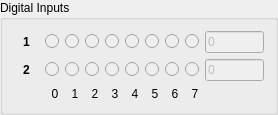
    <widget class="QGroupBox" name="diGroupBox">
     <property name="title">
      <string>Digital Inputs</string>
     </property>
     <layout class="QGridLayout" name="gridLayout_5">
      <item row="0" column="0">
       <widget class="QLabel" name="dicLabel_0">
        <property name="minimumSize">
         <size>
          <width>25</width>
          <height>0</height>
         </size>
        </property>
        <property name="font">
         <font>
          <weight>75</weight>
          <bold>true</bold>
         </font>
        </property>
        <property name="text">
         <string notr="true">1</string>
        </property>
        <property name="alignment">
         <set>Qt::AlignCenter</set>
        </property>
       </widget>
      </item>
      <item row="0" column="1">
       <widget class="QRadioButton" name="diRadioButton_0">
        <property name="enabled">
         <bool>false</bool>
        </property>
        <property name="text">
         <string/>
        </property>
        <property name="checkable">
         <bool>true</bool>
        </property>
        <property name="checked">
         <bool>false</bool>
        </property>
        <property name="autoExclusive">
         <bool>false</bool>
        </property>
       </widget>
      </item>
      <item row="0" column="2">
       <widget class="QRadioButton" name="diRadioButton_1">
        <property name="enabled">
         <bool>false</bool>
        </property>
        <property name="text">
         <string/>
        </property>
        <property name="checkable">
         <bool>true</bool>
        </property>
        <property name="checked">
         <bool>false</bool>
        </property>
        <property name="autoExclusive">
         <bool>false</bool>
        </property>
       </widget>
      </item>
      <item row="0" column="3">
       <widget class="QRadioButton" name="diRadioButton_2">
        <property name="enabled">
         <bool>false</bool>
        </property>
        <property name="text">
         <string/>
        </property>
        <property name="checkable">
         <bool>true</bool>
        </property>
        <property name="checked">
         <bool>false</bool>
        </property>
        <property name="autoExclusive">
         <bool>false</bool>
        </property>
       </widget>
      </item>
      <item row="0" column="4">
       <widget class="QRadioButton" name="diRadioButton_3">
        <property name="enabled">
         <bool>false</bool>
        </property>
        <property name="text">
         <string/>
        </property>
        <property name="checkable">
         <bool>true</bool>
        </property>
        <property name="checked">
         <bool>false</bool>
        </property>
        <property name="autoExclusive">
         <bool>false</bool>
        </property>
       </widget>
      </item>
      <item row="0" column="6">
       <widget class="QRadioButton" name="diRadioButton_4">
        <property name="enabled">
         <bool>false</bool>
        </property>
        <property name="text">
         <string/>
        </property>
        <property name="checkable">
         <bool>true</bool>
        </property>
        <property name="checked">
         <bool>false</bool>
        </property>
        <property name="autoExclusive">
         <bool>false</bool>
        </property>
       </widget>
      </item>
      <item row="0" column="8">
       <widget class="QRadioButton" name="diRadioButton_5">
        <property name="enabled">
         <bool>false</bool>
        </property>
        <property name="text">
         <string/>
        </property>
        <property name="checkable">
         <bool>true</bool>
        </property>
        <property name="checked">
         <bool>false</bool>
        </property>
        <property name="autoExclusive">
         <bool>false</bool>
        </property>
       </widget>
      </item>
      <item row="0" column="9">
       <widget class="QRadioButton" name="diRadioButton_6">
        <property name="enabled">
         <bool>false</bool>
        </property>
        <property name="text">
         <string/>
        </property>
        <property name="checkable">
         <bool>true</bool>
        </property>
        <property name="checked">
         <bool>false</bool>
        </property>
        <property name="autoExclusive">
         <bool>false</bool>
        </property>
       </widget>
      </item>
      <item row="0" column="10">
       <widget class="QRadioButton" name="diRadioButton_7">
        <property name="enabled">
         <bool>false</bool>
        </property>
        <property name="text">
         <string/>
        </property>
        <property name="checkable">
         <bool>true</bool>
        </property>
        <property name="checked">
         <bool>false</bool>
        </property>
        <property name="autoExclusive">
         <bool>false</bool>
        </property>
       </widget>
      </item>
      <item row="0" column="11">
       <widget class="QLineEdit" name="diLineEdit_0">
        <property name="enabled">
         <bool>false</bool>
        </property>
        <property name="sizePolicy">
         <sizepolicy hsizetype="Fixed" vsizetype="Fixed">
          <horstretch>0</horstretch>
          <verstretch>0</verstretch>
         </sizepolicy>
        </property>
        <property name="maximumSize">
         <size>
          <width>59</width>
          <height>59</height>
         </size>
        </property>
        <property name="text">
         <string notr="true">0</string>
        </property>
        <property name="alignment">
         <set>Qt::AlignLeading|Qt::AlignLeft|Qt::AlignVCenter</set>
        </property>
       </widget>
      </item>
      <item row="1" column="0">
       <widget class="QLabel" name="dicLabel_1">
        <property name="minimumSize">
         <size>
          <width>25</width>
          <height>0</height>
         </size>
        </property>
        <property name="font">
         <font>
          <weight>75</weight>
          <bold>true</bold>
         </font>
        </property>
        <property name="text">
         <string notr="true">2</string>
        </property>
        <property name="alignment">
         <set>Qt::AlignCenter</set>
        </property>
       </widget>
      </item>
      <item row="1" column="1">
       <widget class="QRadioButton" name="diRadioButton_8">
        <property name="enabled">
         <bool>false</bool>
        </property>
        <property name="text">
         <string/>
        </property>
        <property name="checkable">
         <bool>true</bool>
        </property>
        <property name="checked">
         <bool>false</bool>
        </property>
        <property name="autoExclusive">
         <bool>false</bool>
        </property>
       </widget>
      </item>
      <item row="1" column="2">
       <widget class="QRadioButton" name="diRadioButton_9">
        <property name="enabled">
         <bool>false</bool>
        </property>
        <property name="text">
         <string/>
        </property>
        <property name="checkable">
         <bool>true</bool>
        </property>
        <property name="checked">
         <bool>false</bool>
        </property>
        <property name="autoExclusive">
         <bool>false</bool>
        </property>
       </widget>
      </item>
      <item row="1" column="3">
       <widget class="QRadioButton" name="diRadioButton_10">
        <property name="enabled">
         <bool>false</bool>
        </property>
        <property name="text">
         <string/>
        </property>
        <property name="checkable">
         <bool>true</bool>
        </property>
        <property name="checked">
         <bool>false</bool>
        </property>
        <property name="autoExclusive">
         <bool>false</bool>
        </property>
       </widget>
      </item>
      <item row="1" column="4">
       <widget class="QRadioButton" name="diRadioButton_11">
        <property name="enabled">
         <bool>false</bool>
        </property>
        <property name="text">
         <string/>
        </property>
        <property name="checkable">
         <bool>true</bool>
        </property>
        <property name="checked">
         <bool>false</bool>
        </property>
        <property name="autoExclusive">
         <bool>false</bool>
        </property>
       </widget>
      </item>
      <item row="1" column="6">
       <widget class="QRadioButton" name="diRadioButton_12">
        <property name="enabled">
         <bool>false</bool>
        </property>
        <property name="text">
         <string/>
        </property>
        <property name="checkable">
         <bool>true</bool>
        </property>
        <property name="checked">
         <bool>false</bool>
        </property>
        <property name="autoExclusive">
         <bool>false</bool>
        </property>
       </widget>
      </item>
      <item row="1" column="8">
       <widget class="QRadioButton" name="diRadioButton_13">
        <property name="enabled">
         <bool>false</bool>
        </property>
        <property name="text">
         <string/>
        </property>
        <property name="checkable">
         <bool>true</bool>
        </property>
        <property name="checked">
         <bool>false</bool>
        </property>
        <property name="autoExclusive">
         <bool>false</bool>
        </property>
       </widget>
      </item>
      <item row="1" column="9">
       <widget class="QRadioButton" name="diRadioButton_14">
        <property name="enabled">
         <bool>false</bool>
        </property>
        <property name="text">
         <string/>
        </property>
        <property name="checkable">
         <bool>true</bool>
        </property>
        <property name="checked">
         <bool>false</bool>
        </property>
        <property name="autoExclusive">
         <bool>false</bool>
        </property>
       </widget>
      </item>
      <item row="1" column="10">
       <widget class="QRadioButton" name="diRadioButton_15">
        <property name="enabled">
         <bool>false</bool>
        </property>
        <property name="text">
         <string/>
        </property>
        <property name="checkable">
         <bool>true</bool>
        </property>
        <property name="checked">
         <bool>false</bool>
        </property>
        <property name="autoExclusive">
         <bool>false</bool>
        </property>
       </widget>
      </item>
      <item row="1" column="11">
       <widget class="QLineEdit" name="diLineEdit_1">
        <property name="enabled">
         <bool>false</bool>
        </property>
        <property name="sizePolicy">
         <sizepolicy hsizetype="Fixed" vsizetype="Fixed">
          <horstretch>0</horstretch>
          <verstretch>0</verstretch>
         </sizepolicy>
        </property>
        <property name="maximumSize">
         <size>
          <width>59</width>
          <height>59</height>
         </size>
        </property>
        <property name="text">
         <string notr="true">0</string>
        </property>
        <property name="alignment">
         <set>Qt::AlignLeading|Qt::AlignLeft|Qt::AlignVCenter</set>
        </property>
       </widget>
      </item>
      <item row="2" column="1">
       <widget class="QLabel" name="diLabel_8">
        <property name="text">
         <string notr="true">  0</string>
        </property>
        <property name="scaledContents">
         <bool>false</bool>
        </property>
        <property name="alignment">
         <set>Qt::AlignLeading|Qt::AlignLeft|Qt::AlignVCenter</set>
        </property>
       </widget>
      </item>
      <item row="2" column="2">
       <widget class="QLabel" name="diLabel_1">
        <property name="text">
         <string notr="true">  1</string>
        </property>
        <property name="scaledContents">
         <bool>false</bool>
        </property>
        <property name="alignment">
         <set>Qt::AlignLeading|Qt::AlignLeft|Qt::AlignVCenter</set>
        </property>
       </widget>
      </item>
      <item row="2" column="3">
       <widget class="QLabel" name="diLabel_2">
        <property name="text">
         <string notr="true">  2</string>
        </property>
        <property name="scaledContents">
         <bool>false</bool>
        </property>
        <property name="alignment">
         <set>Qt::AlignLeading|Qt::AlignLeft|Qt::AlignVCenter</set>
        </property>
       </widget>
      </item>
      <item row="2" column="4">
       <widget class="QLabel" name="diLabel_3">
        <property name="text">
         <string notr="true">  3</string>
        </property>
        <property name="scaledContents">
         <bool>false</bool>
        </property>
        <property name="alignment">
         <set>Qt::AlignLeading|Qt::AlignLeft|Qt::AlignVCenter</set>
        </property>
       </widget>
      </item>
      <item row="2" column="6">
       <widget class="QLabel" name="diLabel_4">
        <property name="text">
         <string notr="true">  4</string>
        </property>
        <property name="scaledContents">
         <bool>false</bool>
        </property>
        <property name="alignment">
         <set>Qt::AlignLeading|Qt::AlignLeft|Qt::AlignVCenter</set>
        </property>
       </widget>
      </item>
      <item row="2" column="8">
       <widget class="QLabel" name="diLabel_5">
        <property name="text">
         <string notr="true">  5</string>
        </property>
        <property name="scaledContents">
         <bool>false</bool>
        </property>
        <property name="alignment">
         <set>Qt::AlignLeading|Qt::AlignLeft|Qt::AlignVCenter</set>
        </property>
       </widget>
      </item>
      <item row="2" column="9">
       <widget class="QLabel" name="diLabel_6">
        <property name="text">
         <string notr="true">  6</string>
        </property>
        <property name="scaledContents">
         <bool>false</bool>
        </property>
        <property name="alignment">
         <set>Qt::AlignLeading|Qt::AlignLeft|Qt::AlignVCenter</set>
        </property>
       </widget>
      </item>
      <item row="2" column="10">
       <widget class="QLabel" name="diLabel_7">
        <property name="text">
         <string notr="true">  7</string>
        </property>
        <property name="scaledContents">
         <bool>false</bool>
        </property>
        <property name="alignment">
         <set>Qt::AlignLeading|Qt::AlignLeft|Qt::AlignVCenter</set>
        </property>
       </widget>
      </item>
     </layout>
    </widget>
